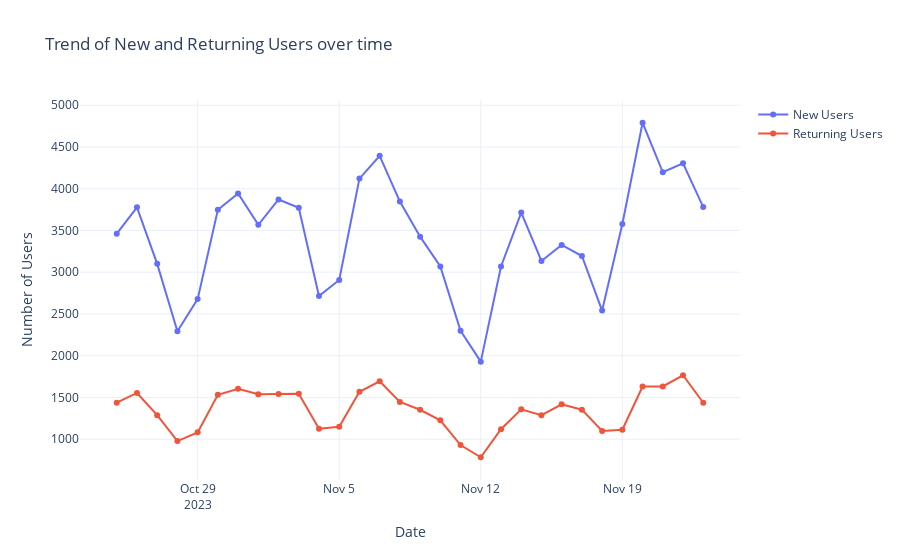

Notebook cell for this chart:
### Code cell
import plotly.graph_objects as go
import plotly.express as px
import plotly.io as pio
pio.templates.default = "plotly_white"

#trend analysis for New and Returning Users
fig = go.Figure()

#newusers
fig.add_trace(go.Scatter(x=data['Date'], y=data['New users'], mode='lines+markers', name='New Users'))

#Returning Users
fig.add_trace(go.Scatter(x=data['Date'], y=data['Returning users'], mode='lines+markers', name='Returning Users'))

#update layout
fig.update_layout(title = 'Trend of New and Returning Users over time',
                  xaxis_title='Date', yaxis_title='Number of Users')

fig.show()

### Figure 1 — Plotly figure (JSON) as saved in the notebook; plotly's stock layout.template omitted (floating-point values rounded to 4 significant figures)
{"data": [{"mode": "lines+markers", "name": "New Users", "type": "scatter", "x": ["2023-10-25T00:00:00", "2023-10-26T00:00:00", "2023-10-27T00:00:00", "2023-10-28T00:00:00", "2023-10-29T00:00:00", "2023-10-30T00:00:00", "2023-10-31T00:00:00", "2023-11-01T00:00:00", "2023-11-02T00:00:00", "2023-11-03T00:00:00", "2023-11-04T00:00:00", "2023-11-05T00:00:00", "2023-11-06T00:00:00", "2023-11-07T00:00:00", "2023-11-08T00:00:00", "2023-11-09T00:00:00", "2023-11-10T00:00:00", "2023-11-11T00:00:00", "2023-11-12T00:00:00", "2023-11-13T00:00:00", "2023-11-14T00:00:00", "2023-11-15T00:00:00", "2023-11-16T00:00:00", "2023-11-17T00:00:00", "2023-11-18T00:00:00", "2023-11-19T00:00:00", "2023-11-20T00:00:00", "2023-11-21T00:00:00", "2023-11-22T00:00:00", "2023-11-23T00:00:00"], "y": [3461, 3777, 3100, 2293, 2678, 3748, 3943, 3568, 3871, 3772, 2716, 2907, 4121, 4394, 3846, 3426, 3069, 2298, 1929, 3069, 3714, 3135, 3327, 3194, 2541, 3577, 4790, 4197, 4304, 3780]}, {"mode": "lines+markers", "name": "Returning Users", "type": "scatter", "x": ["2023-10-25T00:00:00", "2023-10-26T00:00:00", "2023-10-27T00:00:00", "2023-10-28T00:00:00", "2023-10-29T00:00:00", "2023-10-30T00:00:00", "2023-10-31T00:00:00", "2023-11-01T00:00:00", "2023-11-02T00:00:00", "2023-11-03T00:00:00", "2023-11-04T00:00:00", "2023-11-05T00:00:00", "2023-11-06T00:00:00", "2023-11-07T00:00:00", "2023-11-08T00:00:00", "2023-11-09T00:00:00", "2023-11-10T00:00:00", "2023-11-11T00:00:00", "2023-11-12T00:00:00", "2023-11-13T00:00:00", "2023-11-14T00:00:00", "2023-11-15T00:00:00", "2023-11-16T00:00:00", "2023-11-17T00:00:00", "2023-11-18T00:00:00", "2023-11-19T00:00:00", "2023-11-20T00:00:00", "2023-11-21T00:00:00", "2023-11-22T00:00:00", "2023-11-23T00:00:00"], "y": [1437, 1554, 1288, 978, 1082, 1532, 1603, 1538, 1540, 1545, 1126, 1148, 1568, 1693, 1446, 1353, 1226, 930, 784, 1120, 1358, 1288, 1418, 1354, 1098, 1114, 1630, 1632, 1766, 1437]}], "layout": {"title": {"text": "Trend of New and Returning Users over time"}, "xaxis": {"title": {"text": "Date"}}, "yaxis": {"title": {"text": "Number of Users"}}}}
